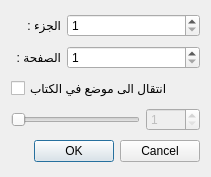
<?xml version="1.0" encoding="UTF-8"?>
<ui version="4.0">
 <class>dialoggoto</class>
 <widget class="QDialog" name="dialoggoto">
  <property name="geometry">
   <rect>
    <x>0</x>
    <y>0</y>
    <width>211</width>
    <height>177</height>
   </rect>
  </property>
  <property name="windowTitle">
   <string>انتقال الى صفحة معينة</string>
  </property>
  <layout class="QVBoxLayout" name="verticalLayout">
   <item>
    <layout class="QHBoxLayout" name="horizontalLayout">
     <item>
      <widget class="QLabel" name="label">
       <property name="maximumSize">
        <size>
         <width>50</width>
         <height>16777215</height>
        </size>
       </property>
       <property name="text">
        <string>الجزء :</string>
       </property>
      </widget>
     </item>
     <item>
      <widget class="QSpinBox" name="spinBoxPart">
       <property name="minimum">
        <number>1</number>
       </property>
       <property name="maximum">
        <number>5000</number>
       </property>
      </widget>
     </item>
    </layout>
   </item>
   <item>
    <layout class="QHBoxLayout" name="horizontalLayout_2">
     <item>
      <widget class="QLabel" name="label_2">
       <property name="maximumSize">
        <size>
         <width>50</width>
         <height>16777215</height>
        </size>
       </property>
       <property name="text">
        <string>الصفحة :</string>
       </property>
      </widget>
     </item>
     <item>
      <widget class="QSpinBox" name="spinBoxPage">
       <property name="minimum">
        <number>1</number>
       </property>
       <property name="maximum">
        <number>100000</number>
       </property>
      </widget>
     </item>
    </layout>
   </item>
   <item>
    <widget class="QCheckBox" name="checkBoxValue">
     <property name="text">
      <string>انتقال الى موضع في الكتاب</string>
     </property>
    </widget>
   </item>
   <item>
    <layout class="QHBoxLayout" name="horizontalLayout_3">
     <item>
      <widget class="QSlider" name="horizontalSlider">
       <property name="enabled">
        <bool>false</bool>
       </property>
       <property name="orientation">
        <enum>Qt::Horizontal</enum>
       </property>
      </widget>
     </item>
     <item>
      <widget class="QSpinBox" name="spinBoxValue">
       <property name="enabled">
        <bool>false</bool>
       </property>
       <property name="minimum">
        <number>1</number>
       </property>
       <property name="maximum">
        <number>5000</number>
       </property>
      </widget>
     </item>
    </layout>
   </item>
   <item>
    <widget class="QDialogButtonBox" name="buttonBox">
     <property name="orientation">
      <enum>Qt::Horizontal</enum>
     </property>
     <property name="standardButtons">
      <set>QDialogButtonBox::Cancel|QDialogButtonBox::Ok</set>
     </property>
    </widget>
   </item>
  </layout>
 </widget>
 <resources/>
 <connections>
  <connection>
   <sender>buttonBox</sender>
   <signal>rejected()</signal>
   <receiver>dialoggoto</receiver>
   <slot>reject()</slot>
   <hints>
    <hint type="sourcelabel">
     <x>201</x>
     <y>138</y>
    </hint>
    <hint type="destinationlabel">
     <x>210</x>
     <y>124</y>
    </hint>
   </hints>
  </connection>
  <connection>
   <sender>horizontalSlider</sender>
   <signal>valueChanged(int)</signal>
   <receiver>spinBoxValue</receiver>
   <slot>setValue(int)</slot>
   <hints>
    <hint type="sourcelabel">
     <x>118</x>
     <y>102</y>
    </hint>
    <hint type="destinationlabel">
     <x>43</x>
     <y>103</y>
    </hint>
   </hints>
  </connection>
  <connection>
   <sender>spinBoxValue</sender>
   <signal>valueChanged(int)</signal>
   <receiver>horizontalSlider</receiver>
   <slot>setValue(int)</slot>
   <hints>
    <hint type="sourcelabel">
     <x>37</x>
     <y>93</y>
    </hint>
    <hint type="destinationlabel">
     <x>81</x>
     <y>96</y>
    </hint>
   </hints>
  </connection>
  <connection>
   <sender>checkBoxValue</sender>
   <signal>toggled(bool)</signal>
   <receiver>horizontalSlider</receiver>
   <slot>setEnabled(bool)</slot>
   <hints>
    <hint type="sourcelabel">
     <x>179</x>
     <y>76</y>
    </hint>
    <hint type="destinationlabel">
     <x>177</x>
     <y>103</y>
    </hint>
   </hints>
  </connection>
  <connection>
   <sender>checkBoxValue</sender>
   <signal>toggled(bool)</signal>
   <receiver>spinBoxValue</receiver>
   <slot>setEnabled(bool)</slot>
   <hints>
    <hint type="sourcelabel">
     <x>30</x>
     <y>79</y>
    </hint>
    <hint type="destinationlabel">
     <x>27</x>
     <y>106</y>
    </hint>
   </hints>
  </connection>
  <connection>
   <sender>checkBoxValue</sender>
   <signal>toggled(bool)</signal>
   <receiver>spinBoxPage</receiver>
   <slot>setDisabled(bool)</slot>
   <hints>
    <hint type="sourcelabel">
     <x>107</x>
     <y>72</y>
    </hint>
    <hint type="destinationlabel">
     <x>107</x>
     <y>52</y>
    </hint>
   </hints>
  </connection>
  <connection>
   <sender>checkBoxValue</sender>
   <signal>toggled(bool)</signal>
   <receiver>spinBoxPart</receiver>
   <slot>setDisabled(bool)</slot>
   <hints>
    <hint type="sourcelabel">
     <x>62</x>
     <y>65</y>
    </hint>
    <hint type="destinationlabel">
     <x>62</x>
     <y>27</y>
    </hint>
   </hints>
  </connection>
 </connections>
</ui>
